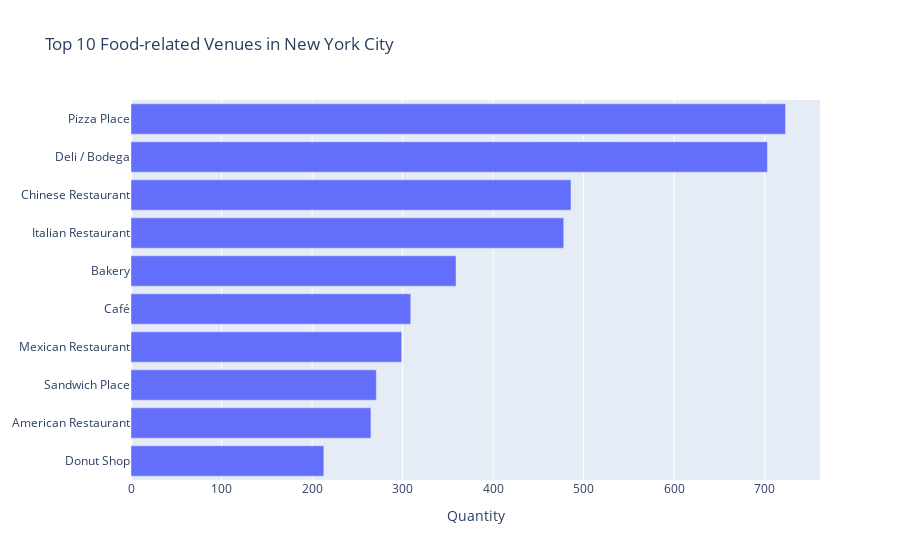

Notebook code for this chart:
### Markdown cell above
To get an idea of the most popular food-related venues in New York City, we will look at the top ten most common food-related venues in New York City.

### Code cell
tot_ny = ny_totals.loc[['Total']]
tot_ny = tot_ny.drop(columns={'Neighborhood'}) # Drop the neighborhood column
tot_ny = tot_ny.loc['Total'].sort_values(ascending=False) # Sort the categories in descending order
tot_ny = tot_ny[:10].sort_values(ascending=True) # Take the top 10 categories only and then sort in ascending order

fig = go.Figure(go.Bar(
            x=tot_ny.values,
            y=tot_ny.index,
            orientation='h'))

fig.update_layout(
    title="Top 10 Food-related Venues in New York City",
    xaxis_title="Quantity",
)

fig.show()

### Figure 1 — Plotly figure (JSON) as saved in the notebook; plotly's stock layout.template omitted (floating-point values rounded to 4 significant figures)
{"data": [{"orientation": "h", "type": "bar", "x": [213, 265, 271, 299, 309, 359, 478, 486, 703, 723], "y": ["Donut Shop", "American Restaurant", "Sandwich Place", "Mexican Restaurant", "Café", "Bakery", "Italian Restaurant", "Chinese Restaurant", "Deli / Bodega", "Pizza Place"]}], "layout": {"title": {"text": "Top 10 Food-related Venues in New York City"}, "xaxis": {"title": {"text": "Quantity"}}}}
